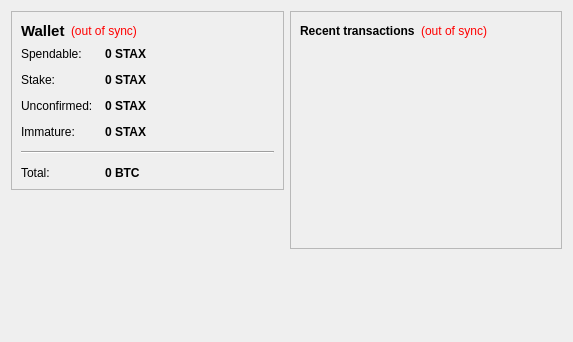
<?xml version="1.0" encoding="UTF-8"?>
<ui version="4.0">
 <class>OverviewPage</class>
 <widget class="QWidget" name="OverviewPage">
  <property name="geometry">
   <rect>
    <x>0</x>
    <y>0</y>
    <width>573</width>
    <height>342</height>
   </rect>
  </property>
  <property name="windowTitle">
   <string>Form</string>
  </property>
  <layout class="QHBoxLayout" name="horizontalLayout" stretch="1,1">
   <item>
    <layout class="QVBoxLayout" name="verticalLayout_2">
     <item>
      <widget class="QFrame" name="frame">
       <property name="frameShape">
        <enum>QFrame::StyledPanel</enum>
       </property>
       <property name="frameShadow">
        <enum>QFrame::Raised</enum>
       </property>
       <layout class="QVBoxLayout" name="verticalLayout_4">
        <item>
         <layout class="QHBoxLayout" name="horizontalLayout_4">
          <item>
           <widget class="QLabel" name="label_5">
            <property name="font">
             <font>
              <pointsize>11</pointsize>
              <weight>75</weight>
              <bold>true</bold>
             </font>
            </property>
            <property name="text">
             <string>Wallet</string>
            </property>
           </widget>
          </item>
          <item>
           <widget class="QLabel" name="labelWalletStatus">
            <property name="toolTip">
             <string>The displayed information may be out of date. Your wallet automatically synchronizes with the Staxcoin network after a connection is established, but this process has not completed yet.</string>
            </property>
            <property name="styleSheet">
             <string notr="true">QLabel { color: red; }</string>
            </property>
            <property name="text">
             <string notr="true">(out of sync)</string>
            </property>
            <property name="alignment">
             <set>Qt::AlignLeading|Qt::AlignLeft|Qt::AlignVCenter</set>
            </property>
           </widget>
          </item>
          <item>
           <spacer name="horizontalSpacer_2">
            <property name="orientation">
             <enum>Qt::Horizontal</enum>
            </property>
            <property name="sizeHint" stdset="0">
             <size>
              <width>40</width>
              <height>20</height>
             </size>
            </property>
           </spacer>
          </item>
         </layout>
        </item>
        <item>
         <layout class="QFormLayout" name="formLayout_2">
          <property name="fieldGrowthPolicy">
           <enum>QFormLayout::AllNonFixedFieldsGrow</enum>
          </property>
          <property name="horizontalSpacing">
           <number>12</number>
          </property>
          <property name="verticalSpacing">
           <number>12</number>
          </property>
          <item row="0" column="0">
           <widget class="QLabel" name="label">
            <property name="text">
             <string>Spendable:</string>
            </property>
           </widget>
          </item>
          <item row="0" column="1">
           <widget class="QLabel" name="labelBalance">
            <property name="font">
             <font>
              <weight>75</weight>
              <bold>true</bold>
             </font>
            </property>
            <property name="cursor">
             <cursorShape>IBeamCursor</cursorShape>
            </property>
            <property name="toolTip">
             <string>Your current spendable balance</string>
            </property>
            <property name="text">
             <string notr="true">0 STAX</string>
            </property>
            <property name="textInteractionFlags">
             <set>Qt::LinksAccessibleByMouse|Qt::TextSelectableByKeyboard|Qt::TextSelectableByMouse</set>
            </property>
           </widget>
          </item>
          <item row="1" column="0">
           <widget class="QLabel" name="label_6">
            <property name="text">
             <string>Stake:</string>
            </property>
           </widget>
          </item>
          <item row="1" column="1">
           <widget class="QLabel" name="labelStake">
            <property name="font">
             <font>
              <weight>75</weight>
              <bold>true</bold>
             </font>
            </property>
            <property name="cursor">
             <cursorShape>IBeamCursor</cursorShape>
            </property>
            <property name="toolTip">
             <string>Total of coins that was staked, and do not yet count toward the current balance</string>
            </property>
            <property name="text">
             <string notr="true">0 STAX</string>
            </property>
            <property name="textInteractionFlags">
             <set>Qt::LinksAccessibleByMouse|Qt::TextSelectableByKeyboard|Qt::TextSelectableByMouse</set>
            </property>
           </widget>
          </item>
          <item row="2" column="0">
           <widget class="QLabel" name="label_3">
            <property name="text">
             <string>Unconfirmed:</string>
            </property>
           </widget>
          </item>
          <item row="2" column="1">
           <widget class="QLabel" name="labelUnconfirmed">
            <property name="font">
             <font>
              <weight>75</weight>
              <bold>true</bold>
             </font>
            </property>
            <property name="cursor">
             <cursorShape>IBeamCursor</cursorShape>
            </property>
            <property name="toolTip">
             <string>Total of transactions that have yet to be confirmed, and do not yet count toward the current balance</string>
            </property>
            <property name="text">
             <string notr="true">0 STAX</string>
            </property>
            <property name="textInteractionFlags">
             <set>Qt::LinksAccessibleByMouse|Qt::TextSelectableByKeyboard|Qt::TextSelectableByMouse</set>
            </property>
           </widget>
          </item>
          <item row="3" column="0">
           <widget class="QLabel" name="labelImmatureText">
            <property name="text">
             <string>Immature:</string>
            </property>
           </widget>
          </item>
          <item row="3" column="1">
           <widget class="QLabel" name="labelImmature">
            <property name="font">
             <font>
              <weight>75</weight>
              <bold>true</bold>
             </font>
            </property>
            <property name="toolTip">
             <string>Mined balance that has not yet matured</string>
            </property>
            <property name="text">
             <string notr="true">0 STAX</string>
            </property>
            <property name="textInteractionFlags">
             <set>Qt::LinksAccessibleByMouse|Qt::TextSelectableByKeyboard|Qt::TextSelectableByMouse</set>
            </property>
           </widget>
          </item>
          <item row="4" column="0" colspan="2">
           <widget class="Line" name="line">
            <property name="orientation">
             <enum>Qt::Horizontal</enum>
            </property>
           </widget>
          </item>
          <item row="5" column="0">
           <widget class="QLabel" name="labelTotalText">
            <property name="text">
             <string>Total:</string>
            </property>
           </widget>
          </item>
          <item row="5" column="1">
           <widget class="QLabel" name="labelTotal">
            <property name="font">
             <font>
              <weight>75</weight>
              <bold>true</bold>
             </font>
            </property>
            <property name="cursor">
             <cursorShape>IBeamCursor</cursorShape>
            </property>
            <property name="toolTip">
             <string>Your current total balance</string>
            </property>
            <property name="text">
             <string notr="true">0 BTC</string>
            </property>
            <property name="textInteractionFlags">
             <set>Qt::LinksAccessibleByMouse|Qt::TextSelectableByKeyboard|Qt::TextSelectableByMouse</set>
            </property>
           </widget>
          </item>
         </layout>
        </item>
       </layout>
      </widget>
     </item>
     <item>
      <spacer name="verticalSpacer">
       <property name="orientation">
        <enum>Qt::Vertical</enum>
       </property>
       <property name="sizeHint" stdset="0">
        <size>
         <width>20</width>
         <height>40</height>
        </size>
       </property>
      </spacer>
     </item>
    </layout>
   </item>
   <item>
    <layout class="QVBoxLayout" name="verticalLayout_3">
     <item>
      <widget class="QFrame" name="frame_2">
       <property name="frameShape">
        <enum>QFrame::StyledPanel</enum>
       </property>
       <property name="frameShadow">
        <enum>QFrame::Raised</enum>
       </property>
       <layout class="QVBoxLayout" name="verticalLayout">
        <item>
         <layout class="QHBoxLayout" name="horizontalLayout_2">
          <item>
           <widget class="QLabel" name="label_4">
            <property name="text">
             <string>&lt;b&gt;Recent transactions&lt;/b&gt;</string>
            </property>
           </widget>
          </item>
          <item>
           <widget class="QLabel" name="labelTransactionsStatus">
            <property name="toolTip">
             <string>The displayed information may be out of date. Your wallet automatically synchronizes with the Staxcoin network after a connection is established, but this process has not completed yet.</string>
            </property>
            <property name="styleSheet">
             <string notr="true">QLabel { color: red; }</string>
            </property>
            <property name="text">
             <string notr="true">(out of sync)</string>
            </property>
            <property name="alignment">
             <set>Qt::AlignRight|Qt::AlignTrailing|Qt::AlignVCenter</set>
            </property>
           </widget>
          </item>
          <item>
           <spacer name="horizontalSpacer">
            <property name="orientation">
             <enum>Qt::Horizontal</enum>
            </property>
            <property name="sizeHint" stdset="0">
             <size>
              <width>40</width>
              <height>20</height>
             </size>
            </property>
           </spacer>
          </item>
         </layout>
        </item>
        <item>
         <widget class="QListView" name="listTransactions">
          <property name="styleSheet">
           <string notr="true">QListView { background: transparent; }</string>
          </property>
          <property name="frameShape">
           <enum>QFrame::NoFrame</enum>
          </property>
          <property name="verticalScrollBarPolicy">
           <enum>Qt::ScrollBarAlwaysOff</enum>
          </property>
          <property name="horizontalScrollBarPolicy">
           <enum>Qt::ScrollBarAlwaysOff</enum>
          </property>
          <property name="selectionMode">
           <enum>QAbstractItemView::NoSelection</enum>
          </property>
         </widget>
        </item>
       </layout>
      </widget>
     </item>
     <item>
      <spacer name="verticalSpacer_2">
       <property name="orientation">
        <enum>Qt::Vertical</enum>
       </property>
       <property name="sizeHint" stdset="0">
        <size>
         <width>20</width>
         <height>40</height>
        </size>
       </property>
      </spacer>
     </item>
    </layout>
   </item>
  </layout>
 </widget>
 <resources/>
 <connections/>
</ui>
